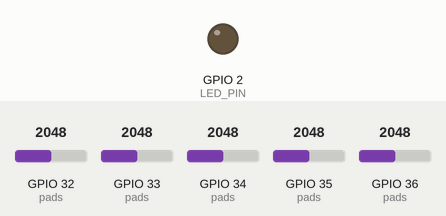
The sketch below on a simulated ESP32. On the bench: output pins drawn as LEDs (lit = HIGH). Dashed ring = blinking. The inputs (shaded band) are chosen by the test bench; at power-on: GPIO 32 (pads) = 2048, GPIO 33 (pads) = 2048, GPIO 34 (pads) = 2048, GPIO 35 (pads) = 2048, GPIO 36 (pads) = 2048. What the sketch prints to the serial monitor is not drawn.

Above: at 2.5 s.
2.6 s: GPIO 32 (pads) set to 2333
4.1 s: GPIO 32 (pads) set to 2472
At 4.33 s:
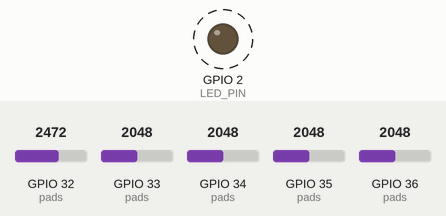
7.1 s: GPIO 33 (pads) set to 2866
Timing chart, 0 to 16.1 s (numbered marks = the images above; inputs shaded):
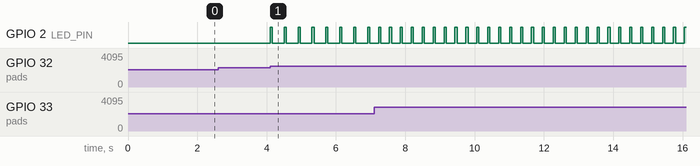

The sketch:

piezo_controller.ino
```cpp
// ==============================================================================
// AlphaMat - ESP32 5-Piezo Controller (Letters A, B, C, D, E)
// Hardware Setup:
//   • Letter 'A': Pin 32 (GPIO 32)
//   • Letter 'B': Pin 33 (GPIO 33)
//   • Letter 'C': Pin VP (GPIO 36 / SENSOR_VP)
//   • Letter 'D': Pin 34 (GPIO 34)
//   • Letter 'E': Pin 35 (GPIO 35)
//   • Visual Feedback: Onboard LED on Pin 2 (GPIO 2)
//
// Anti-False Trigger System:
//   • Automatic baseline calibration on startup measures the resting voltage
//     of each pin (e.g. Pin 33 & Pin 35 resting DC offset/noise).
//   • Triggers ONLY when physical pressure produces a sharp spike ABOVE baseline
//     (SPIKE_THRESHOLD = 350 counts).
//   • Physical press only (automatic selection is OFF).
//   • Transmits clean letter ('A', 'B', 'C', 'D', 'E') over USB Serial at 115200 baud.
// ==============================================================================

const int LED_PIN         = 2;    // Onboard ESP32 LED (GPIO 2) for visual feedback
const int SPIKE_THRESHOLD = 350;  // Must spike 350 counts ABOVE resting baseline (ignores resting noise)
const int DEBOUNCE_MS     = 400;  // Debounce time to prevent double-triggers on a single step

struct PiezoPad {
  char letter;
  int pin;
  const char* label;
  int baseline;                   // Resting baseline voltage measured at startup
  unsigned long lastTapTime;
};

// 5 Piezo Sensor Pads for Alphabets A through E
PiezoPad pads[] = {
  { 'A', 32, "GPIO 32",      0, 0 },
  { 'B', 33, "GPIO 33",      0, 0 },
  { 'C', 36, "GPIO 36 (VP)",  0, 0 },
  { 'D', 34, "GPIO 34",      0, 0 },
  { 'E', 35, "GPIO 35",      0, 0 }  // Pin 35 for Letter 'E'
};

const int NUM_PADS = sizeof(pads) / sizeof(pads[0]);

void setup() {
  Serial.begin(115200);

  // Initialize visual feedback LED
  pinMode(LED_PIN, OUTPUT);
  digitalWrite(LED_PIN, LOW);

  // Initialize all 5 piezo input pins
  for (int i = 0; i < NUM_PADS; i++) {
    pinMode(pads[i].pin, INPUT);
  }

  Serial.println("==================================================");
  Serial.println("  AlphaMat 5-Piezo Controller Ready (Letters A-E) ");
  Serial.println("  • Mode: PRESS ONLY (False-Trigger Protected)    ");
  Serial.println("  • Calibrating resting baselines...              ");

  // Calibrate resting baseline for all pins to eliminate continuous false triggers
  delay(500); // Allow ADC pins to settle
  for (int i = 0; i < NUM_PADS; i++) {
    long sum = 0;
    for (int s = 0; s < 30; s++) {
      sum += analogRead(pads[i].pin);
      delay(5);
    }
    pads[i].baseline = sum / 30;

    Serial.print("  • ");
    Serial.print(pads[i].label);
    Serial.print(" (Letter ");
    Serial.print(pads[i].letter);
    Serial.print(") Resting Baseline: ");
    Serial.println(pads[i].baseline);
  }

  Serial.println("  Calibration complete! System ready.");
  Serial.println("  • Pad A: Pin 32 (GPIO 32)");
  Serial.println("  • Pad B: Pin 33 (GPIO 33)");
  Serial.println("  • Pad C: Pin VP (GPIO 36 / SENSOR_VP)");
  Serial.println("  • Pad D: Pin 34 (GPIO 34)");
  Serial.println("  • Pad E: Pin 35 (GPIO 35)");
  Serial.println("==================================================");
}

void loop() {
  unsigned long now = millis();

  // Scans all 5 pads - triggers ONLY when physical hit spikes above resting baseline
  for (int i = 0; i < NUM_PADS; i++) {
    int sensorValue = analogRead(pads[i].pin);
    int spike = sensorValue - pads[i].baseline;

    // Triggers ONLY if physical pressure produces a sharp spike above resting baseline
    if (spike >= SPIKE_THRESHOLD) {
      if (now - pads[i].lastTapTime > DEBOUNCE_MS) {
        // Visual feedback LED ON
        digitalWrite(LED_PIN, HIGH);

        // Send single uppercase letter to Serial (e.g. "A", "B", "C", "D", "E")
        Serial.println(pads[i].letter);

        pads[i].lastTapTime = now;

        delay(60);
        digitalWrite(LED_PIN, LOW); // Visual feedback LED OFF

        // Wait until piezo vibration settles below threshold before next read
        int settleCount = 0;
        while ((analogRead(pads[i].pin) - pads[i].baseline) >= (SPIKE_THRESHOLD / 2) && settleCount < 25) {
          delay(10);
          settleCount++;
        }

        break; // Process one pad per scan cycle for ADC stability
      }
    }
  }

  delay(2); // Small delay for ADC stability
}
```

Measured:
- the behaviour switches between 2397 and 2398 on GPIO 32 (pads) (found by bisection; images 0 and 1)
- after the input at 2.6 s, every drawn part: stays the same
- after the input at 4.1 s, GPIO 2 (LED_PIN): alternates HIGH for 0.06 s and LOW for 0.34 s, starting at once
